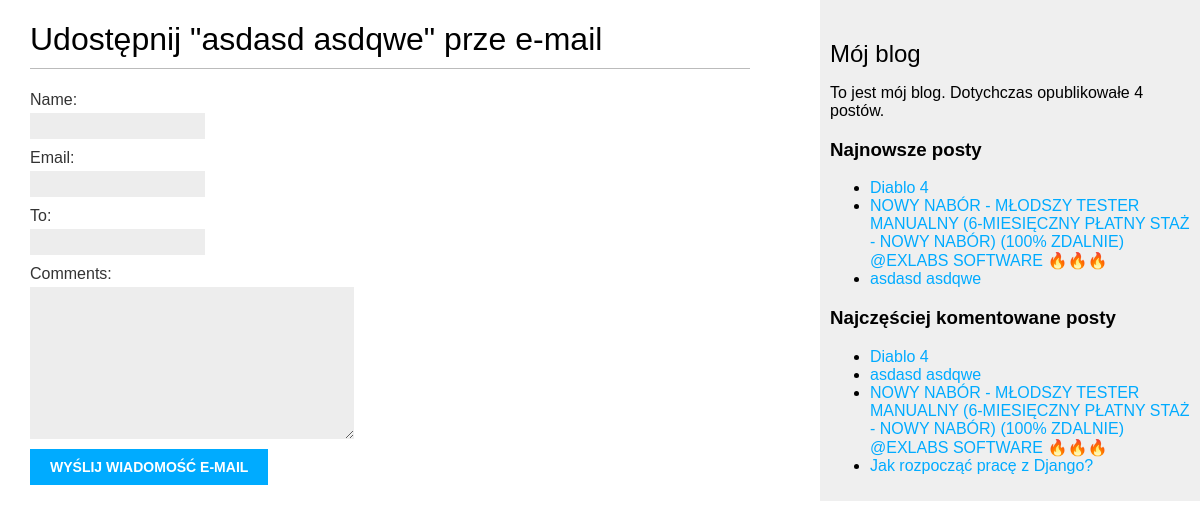
/blog/2/share/, run on an earlier commit of the app's database.
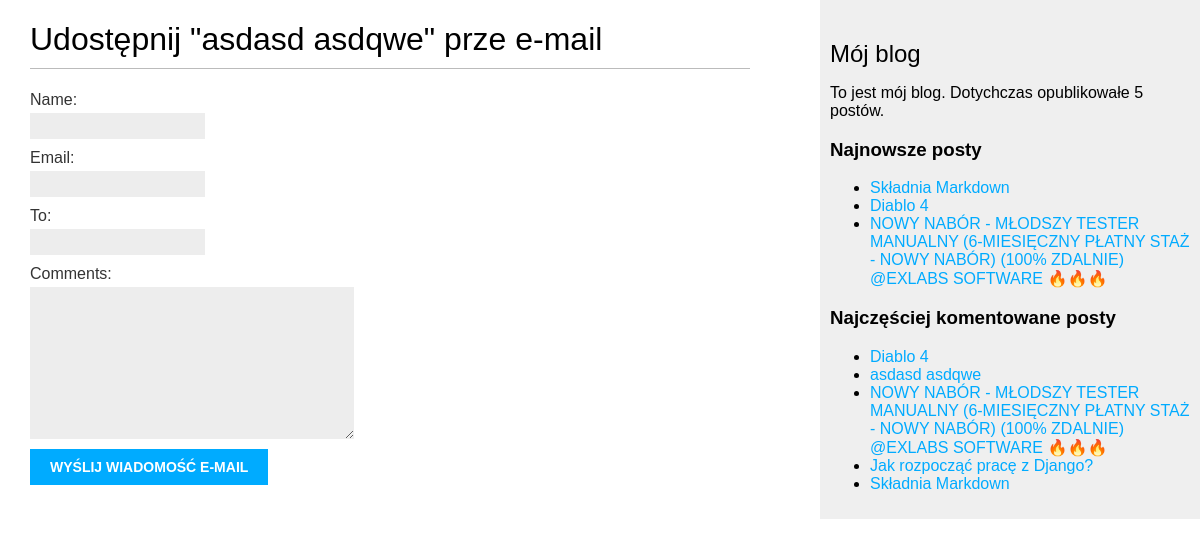
And on a later commit of the database.
### blog/models.py (models this page shows, shortened)
class Post(models.Model):
    STATUS_CHOICE = (
        ('draft', 'Draft'),
        ('published', 'Published'),
        )
    title = models.CharField(max_length=250)
    slug = models.SlugField(max_length=250,
                            unique_for_date='publish')
    author = models.ForeignKey(User,
                               on_delete=models.CASCADE,
                               related_name='blog_posts')
    body = models.TextField()
    publish = models.DateTimeField(default=timezone.now)
    created = models.DateTimeField(auto_now_add=True)
    update = models.DateTimeField(auto_now=True)
    status = models.CharField(max_length=10,
                              choices=STATUS_CHOICE,
                              default='draft')
    class Meta:
        ordering = ('-publish',)
    objects = models.Manager()      # default Manager
    published = PublishManager()    # non deafault Manager
    def get_absolute_url(self):
        return reverse("blog:post_detail",
                       args=[self.publish.year,
                             self.publish.strftime('%m'),
                             self.publish.strftime('%d'),
                             self.slug])
    tags = TaggableManager()

### blog/views.py (the view)
# urls.py: path('<int:post_id>/share/', views.post_share, name='post_share'),
def post_share(request, post_id):
    post = get_object_or_404(Post, id=post_id, status='published')
    sent = False
    if request.method == 'POST':
        form = EmailPostForm(request.POST)
        if form.is_valid():
            cd = form.cleaned_data
            post_url = request.build_absolute_uri(post.get_absolute_url())
            subject = f"{ cd['name'] } ({ cd['email'] }) zachęca do przeczytania \"{ post.title }\""
            message = f"Przeczytaj post \"{ post.title }\" na stronie { post_url }\n\nKomentarz dodany przez { cd['name'] }: { cd['comments'] }"
            send_mail(subject, message, 'admin@myblog.com', [cd['to']])
            sent = True
    else:
        form = EmailPostForm()
    return render(request, 'blog/post/share.html', {'post': post,
                                                    'form': form,
                                                    'sent': sent})

### blog/forms.py
class EmailPostForm(forms.Form):
    name = forms.CharField(max_length=25)
    email = forms.EmailField()
    to = forms.EmailField()
    comments = forms.CharField(required=False,
                               widget=forms.Textarea)

### blog/models.py (called while the page is built)
    def get_queryset(self):
        return super(PublishManager,
                     self).get_queryset()\
                     .filter(status='published')

### blog/templatetags/blog_tags.py (called while the page is built)
@register.simple_tag
def total_posts():
    return Post.published.count()

@register.inclusion_tag('blog/post/latest_posts.html')
def show_latest_posts(count=5):
    latest_posts = Post.published.order_by('-publish')[:count]
    return {'latest_posts': latest_posts}

@register.simple_tag
def get_most_commented_posts(count=5):
    return Post.published.annotate(
        total_comments=Count('comments')
    ).order_by('-total_comments')[:count]

### blog/templates/blog/post/share.html (shortened to what this page needs)
{% extends 'blog/base.html' %}
{% block content %}
    {% if sent %}
        <h1>Wiadomość email została wysłana</h1>
        <p>
            Wysłanie posta "{{ post.title }}" do {{ form.clear_data.to }} zakończyło się sukcesem.
        </p>
    {% else %}
        <h1>Udostępnij "{{ post.title }}" prze e-mail</h1>
        <form action="." method='post'>
            {% for field in form %}
                <div>
                    {{ field.label_tag }} {{ field }}
                </div>
            {% endfor %}
            <input type="submit" value="Wyślij wiadomość e-mail">
        </form>
    {% endif %}
{% endblock content %}

### blog/templates/blog/base.html (shortened to what this page needs)
{% load blog_tags %}
{% load static %}
<!DOCTYPE html>
<html>
<head>
    <link href="{% static "css/blog.css" %}" rel="stylesheet">
</head>
<body>
    <div id="content">
        {% block content %}
        {% endblock content %}
    </div>
    <div id="sidebar">
        <h2>Mój blog</h2>
        <p>To jest mój blog. Dotychczas opublikowałe {% total_posts %} postów.</p>
        <h3>Najnowsze posty</h3>
        {% show_latest_posts 3 %}
        <h3>Najczęściej komentowane posty</h3>
        {% get_most_commented_posts as most_commented_posts %}
            <ul>
                {% for post in most_commented_posts %}
                    <li>
                        <a href="{{ post.get_absolute_url }}">{{ post.title }}</a>
                    </li>
                {% endfor %}
            </ul>
    </div>
</body>
</html>

### blog/templates/blog/post/latest_posts.html
<ul>
    {% for post in latest_posts %}
    <li>
        <a href="{{ posts.get_absolute_url }}">{{ post.title }}</a>
    </li>
    {% endfor %}
</ul>

What changed in the data, as far as the page shows it:
no longer on one of the page's lists (row unchanged): Post: title "asdasd asdqwe"
added Post: title "Składnia Markdown"
Also different on the page:
text no longer shown: "4"
text now shown: "5"
